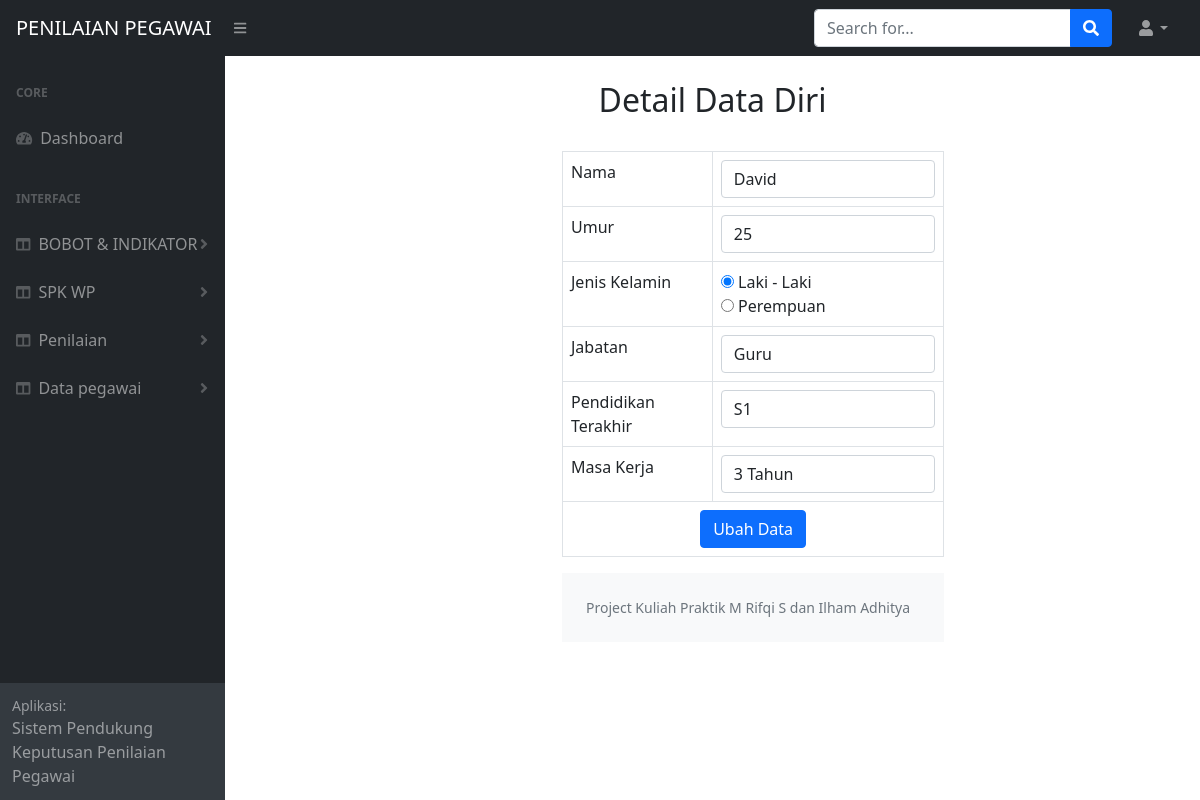
The page /ubah.php?id=29 (signed in) on the database its author committed.
### tables this page shows
CREATE TABLE `pegawai` (
  `id` int(11) NOT NULL,
  `nama` varchar(30) NOT NULL,
  `tanggal` varchar(30) NOT NULL,
  `telpon` varchar(20) NOT NULL,
  `kelamin` varchar(20) NOT NULL,
  `alamat` varchar(30) NOT NULL,
  `pend_ter` varchar(8) NOT NULL
);

### koneksi.php (called while the page is built, shortened)
<?php
$conn = mysqli_connect("localhost", "root", "", "data");
function query($query){
    global $conn;
    $result = mysqli_query($conn, $query);
    $rows=[];
    while($row = mysqli_fetch_assoc($result) ){
        $rows[] = $row;
    }
    return $rows;
}
?>

### ubah.php (the view, shortened to what this page needs)
<?php
$sesi = $_SESSION['level'];
?>
<?php if ( $sesi == "admin" ) : ?>
<?php
require 'koneksi.php';
include 'header.php';
$id = $_GET["id"];
$mhs = query("SELECT * FROM pegawai WHERE id = $id")[0];
?>
<div id="layoutSidenav_content">
                <main>
			<form action="" method="post">
				<div ng-controller="MyController" ng-app="myApp">
					<div class="container">
                        <div style="padding-top: 25px;">
                        <center>
							<h2>Detail Data Diri</h2>
						</center>
						</div>
				<br/>
							<div class="row">
								<div class='col-sm-4'></div>
									<div class='col-sm-5'>
										<table class='table table-bordered'>
											<tr>
												<td>Nama</td>
												<td ><input  name="nama" type='text'   class='form-control'  value="<?php echo $mhs["nama"]; ?>"  ></td>
											</tr>
											<tr>
													<td>Umur</td>
													<td ><input type="text" id="telpon" name="umur" onkeypress="return isNumber(event)" class='form-control' value="<?= $mhs["tanggal"]; ?>"></td>
											</tr>
											<div class="control-group">
													<tr>
														<td>Jenis Kelamin</td>
														<div class="controls">
														<td>
															<div class="form-group">
																<div class="col-sm-6">
																	<input type="radio" name="jenis"   value='Laki-laki'<?php if ($mhs["telpon"]=='Laki-laki') echo 'checked' ?>> Laki - Laki &nbsp;
																	<input type="radio" name="jenis"   value='Perempuan'<?php if ($mhs["telpon"]=='Perempuan') echo 'checked' ?> > Perempuan
																</div>
															  </div>
														</td>
													</tr>
														</div>
												</div>
												<tr>
													<td>Jabatan</td>
													<td>
														<select class="form-control" name="jabatan">
															<option><?php echo $mhs["kelamin"]; ?></option>
														</select>
													</td>
												</tr>
												<tr>
													<td>Pendidikan Terakhir</td>
													<td>
														<select class="form-control" name="pendidikan">
															<option><?php echo $mhs["pend_ter"]; ?></option>
														</select>
													</td>
												</tr>
												<tr>
													<td>Masa Kerja</td>
													<td>
														<select class="form-control" name="masakerja">
															<option><?php echo $mhs["alamat"]; ?></option>
														</select>
													</td>
												</tr>
												<tr>
													<td align="center" colspan="2">
													<button class="btn btn-primary" type="submit" name="submit">
													<span class="glyphicon glyphicon-ok"></span>Ubah Data</button>
													</td>
												</tr>
											</div>
			</form>
</body>
</html>
<?php endif; ?>
<?php endif;
include 'footer.php';
?>

### rows shown on the page
pegawai: nama "David", umur "25", telpon "☑", jabatan "Guru", pendidikan "S1", masakerja "3 Tahun"
